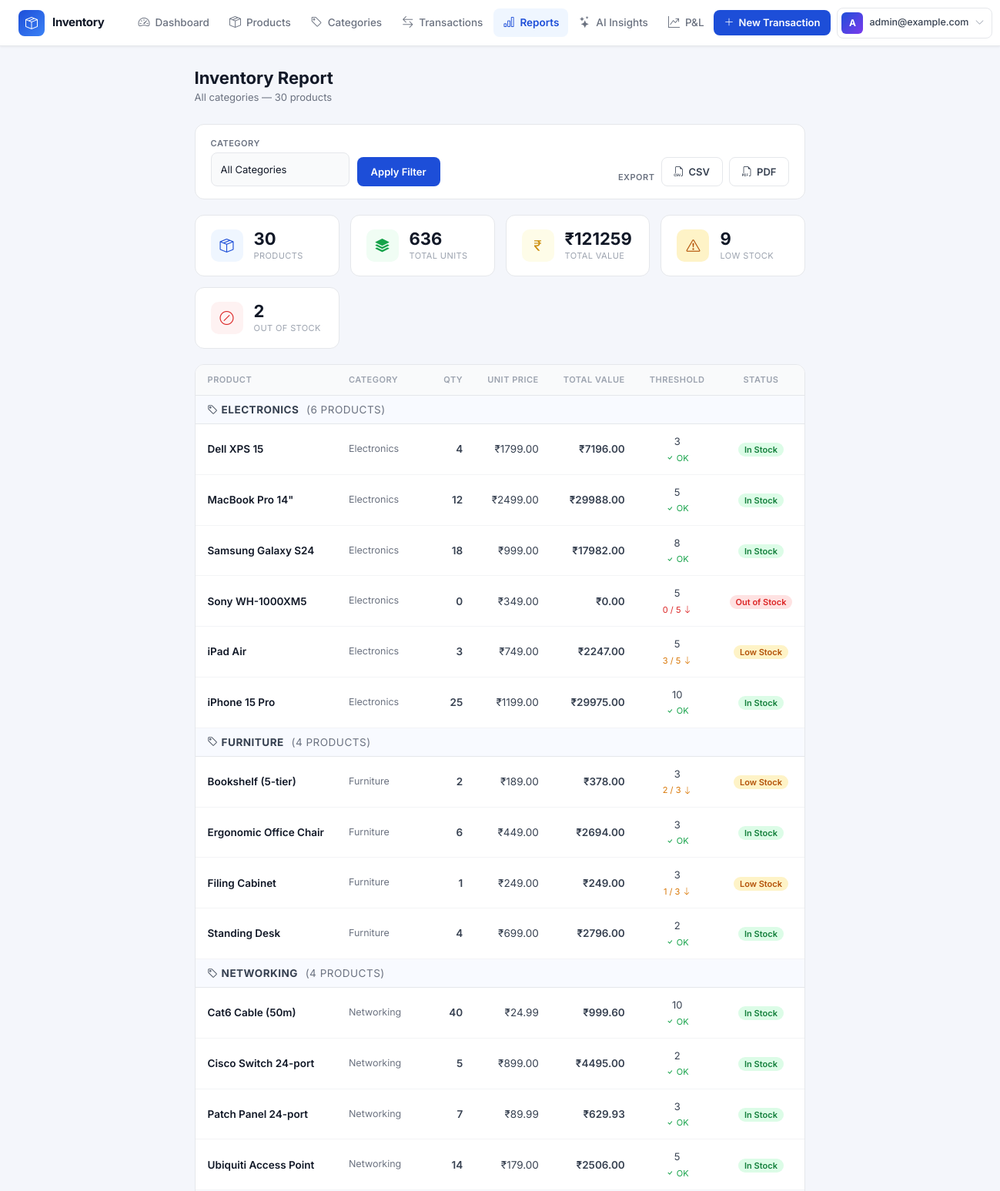
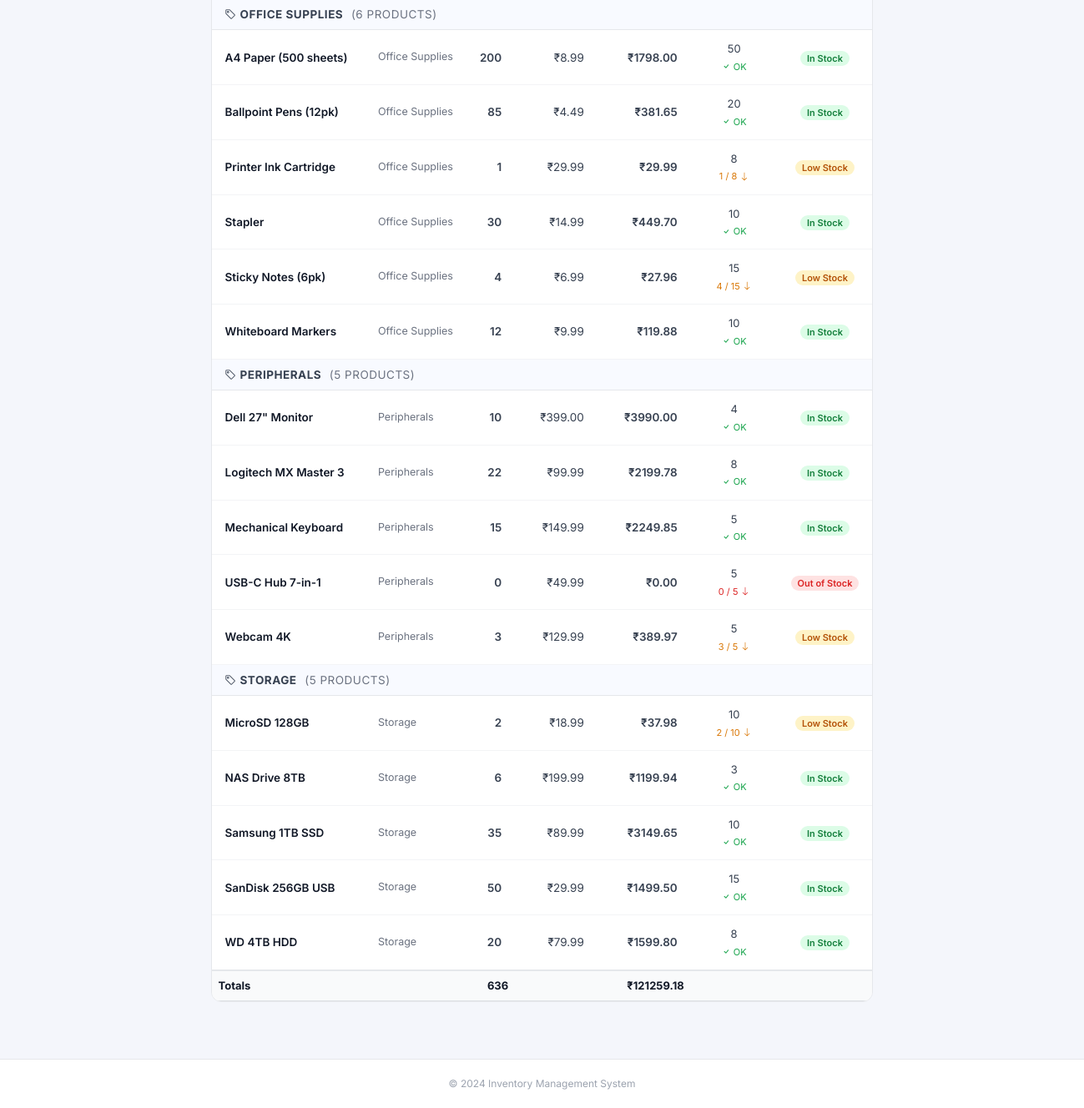
Before: /reports/ (signed in) with the older database file (2 pictures, top to bottom).
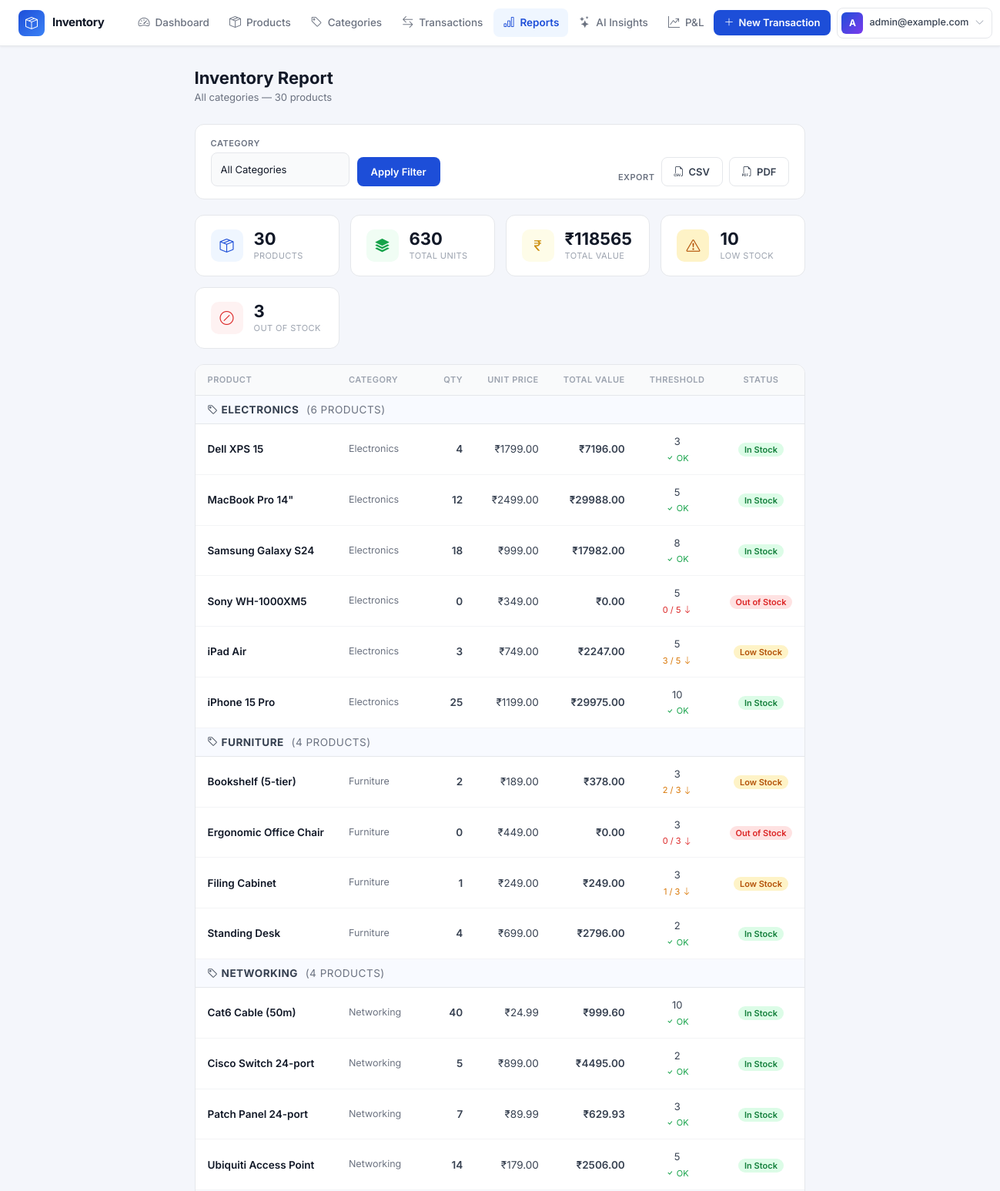
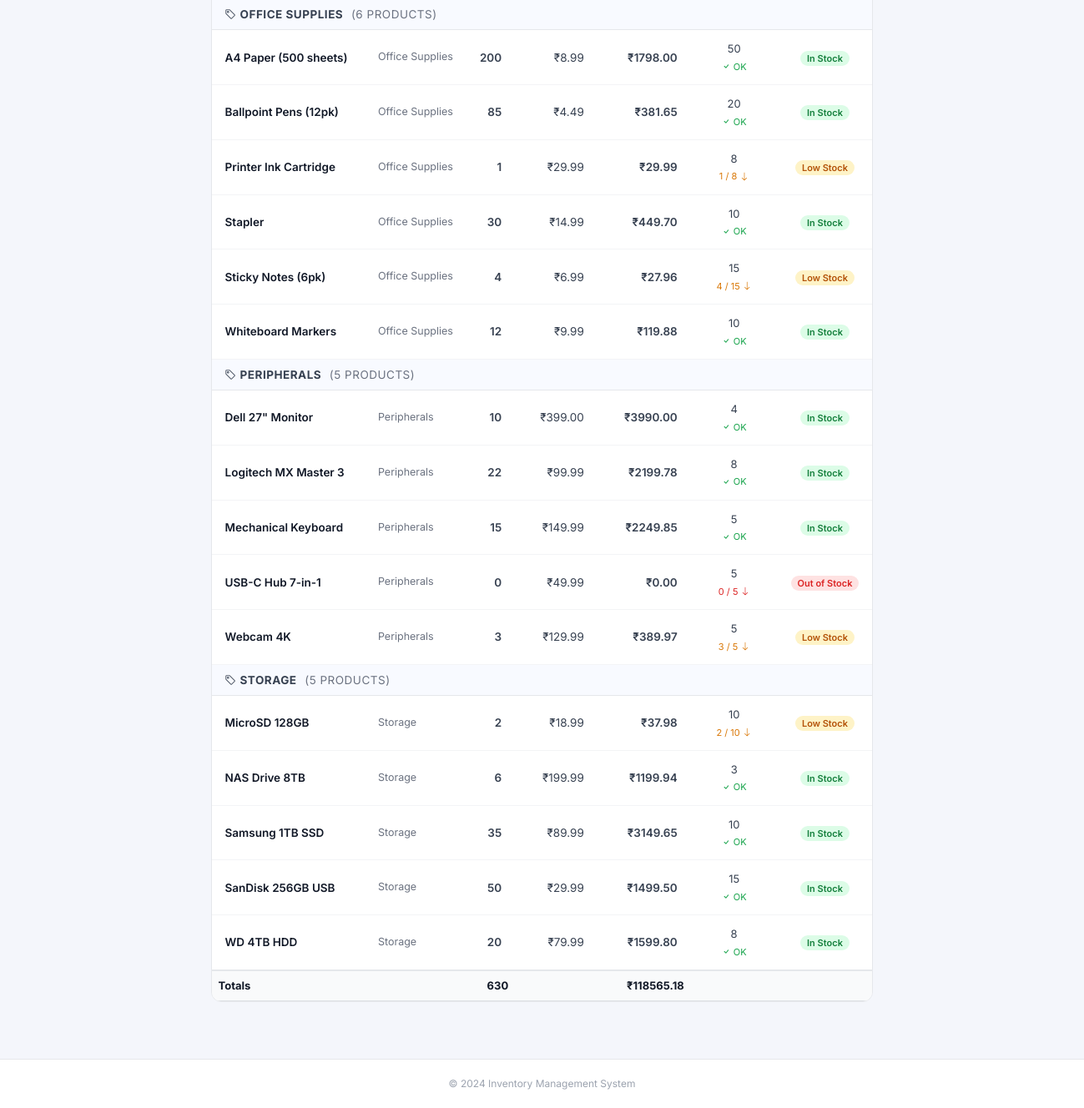
After: the same page with the newer database file (2 pictures, top to bottom).
### inventory/models.py (models this page shows, shortened)
class Product(models.Model):
    user = models.ForeignKey(
        settings.AUTH_USER_MODEL,
        on_delete=models.CASCADE,
        related_name='products',
        null=True,   # null during migration for existing rows
        blank=True,
    )
    name = models.CharField(max_length=200, db_index=True)
    quantity = models.IntegerField(
        validators=[MinValueValidator(0)],
        help_text="Current stock quantity"
    )
    price = models.DecimalField(
        max_digits=10,
        decimal_places=2,
        validators=[MinValueValidator(Decimal('0.01'))]
    )
    category = models.ForeignKey(
        Category,
        on_delete=models.PROTECT,
        related_name='products'
    )
    alert_threshold = models.IntegerField(
        validators=[MinValueValidator(0)],
        help_text="Minimum quantity before alert"
    )
    created_at = models.DateTimeField(auto_now_add=True)
    updated_at = models.DateTimeField(auto_now=True)
    class Meta:
        db_table = 'products'
        indexes = [
            models.Index(fields=['name']),
            models.Index(fields=['category']),
            models.Index(fields=['quantity']),
        ]
    @property
    def total_value(self) -> Decimal:
        return self.quantity * self.price
    @property
    def is_low_stock(self) -> bool:
        return self.quantity < self.alert_threshold
    @property
    def stock_status(self) -> str:
        if self.quantity == 0:
            return 'out-of-stock'
        elif self.is_low_stock:
            return 'low-stock'
        return 'in-stock'

class Category(models.Model):
    user = models.ForeignKey(
        settings.AUTH_USER_MODEL,
        on_delete=models.CASCADE,
        related_name='categories',
        null=True,   # null during migration for existing rows
        blank=True,
    )
    name = models.CharField(max_length=100, db_index=True)
    description = models.TextField(blank=True)
    class Meta:
        db_table = 'categories'
        verbose_name_plural = 'categories'
        unique_together = [('user', 'name')]

### inventory/views.py (the view)
# urls.py: path('reports/', views.reports, name='reports'),
@login_required
def reports(request):
    from django.db.models import Sum, Count, F, Q
    from .models import LowStockAlert
    user = request.user
    category_filter = request.GET.get('category', '').strip()
    products = Product.objects.filter(user=user).select_related('category').annotate(
        report_total_value=F('quantity') * F('price')
    )
    if category_filter:
        products = products.filter(category__name=category_filter)
    products = products.order_by('category__name', 'name')
    summary = products.aggregate(
        total_products=Count('id'),
        total_units=Sum('quantity'),
        total_value=Sum(F('quantity') * F('price')),
    )
    low_stock_count = products.filter(quantity__lt=F('alert_threshold')).count()
    out_of_stock_count = products.filter(quantity=0).count()
    categories = Category.objects.filter(user=user).order_by('name')
    context = {
        'products': products,
        'categories': categories,
        'category_filter': category_filter,
        'summary': summary,
        'low_stock_count': low_stock_count,
        'out_of_stock_count': out_of_stock_count,
    }
    return render(request, 'inventory/reports.html', context)

### templates/inventory/reports.html (shortened to what the changed rows need)
{% extends 'base.html' %}
{% block content %}
<div class="page-header">
  <div>
    <h1>Inventory Report</h1>
  </div>
</div>
<div class="summary-grid">
  <div class="summary-card">
    <div>
      <div class="summary-val">{{ summary.total_units|default:0 }}</div>
      <div class="summary-lbl">Total Units</div>
    </div>
  </div>
  <div class="summary-card">
    <div>
      <div class="summary-val">₹{{ summary.total_value|default:0|floatformat:0 }}</div>
      <div class="summary-lbl">Total Value</div>
    </div>
  </div>
  <div class="summary-card">
    <div>
      <div class="summary-val">{{ low_stock_count }}</div>
      <div class="summary-lbl">Low Stock</div>
    </div>
  </div>
  <div class="summary-card">
    <div>
      <div class="summary-val">{{ out_of_stock_count }}</div>
      <div class="summary-lbl">Out of Stock</div>
    </div>
  </div>
</div>
{% if products %}
<div class="table-card">
  <div class="table-responsive">
    <table class="table">
      <thead>
        <tr>
          <th>Product</th>
          <th>Category</th>
          <th style="text-align:right;">Qty</th>
          <th style="text-align:right;">Unit Price</th>
          <th style="text-align:right;">Total Value</th>
          <th style="text-align:center;">Threshold</th>
          <th style="text-align:center;">Status</th>
        </tr>
      </thead>
      <tbody>
        {% regroup products by category.name as cat_groups %}
        {% for group in cat_groups %}
        {% if not category_filter %}
        <tr class="cat-group-row">
          <td colspan="7">
            <i class="bi bi-tag me-1"></i>{{ group.grouper }}
            <span style="font-weight:400;color:#6b7280;margin-left:6px;">({{ group.list|length }} product{{ group.list|length|pluralize }})</span>
          </td>
        </tr>
        {% endif %}
        {% for p in group.list %}
        <tr>
          <td><span class="product-name">{{ p.name }}</span></td>
          <td style="color:#6b7280;font-size:12.5px;">{{ p.category.name }}</td>
          <td style="text-align:right;font-weight:600;">{{ p.quantity }}</td>
          <td style="text-align:right;">₹{{ p.price }}</td>
          <td style="text-align:right;font-weight:600;">₹{{ p.total_value|floatformat:2 }}</td>
          <td style="text-align:center;">
            <span style="font-size:13px;color:#374151;">{{ p.alert_threshold }}</span>
            {% if p.quantity < p.alert_threshold %}
              <br><span class="{% if p.quantity == 0 %}threshold-out{% else %}threshold-low{% endif %}" style="font-size:11px;">
                {{ p.quantity|add:0 }} / {{ p.alert_threshold }}
                <i class="bi bi-arrow-down"></i>
              </span>
            {% else %}
              <br><span class="threshold-ok" style="font-size:11px;"><i class="bi bi-check"></i> OK</span>
            {% endif %}
          </td>
          <td style="text-align:center;">
            {% if p.stock_status == 'in-stock' %}
              <span class="badge-in">In Stock</span>
            {% elif p.stock_status == 'low-stock' %}
              <span class="badge-low">Low Stock</span>
            {% else %}
              <span class="badge-out">Out of Stock</span>
            {% endif %}
          </td>
        </tr>
        {% endfor %}
        {% endfor %}
      </tbody>
      <tfoot>
        <tr class="totals-row">
          <td colspan="2">Totals</td>
          <td style="text-align:right;">{{ summary.total_units|default:0 }}</td>
          <td></td>
          <td style="text-align:right;">₹{{ summary.total_value|default:0|floatformat:2 }}</td>
          <td colspan="2"></td>
        </tr>
      </tfoot>
    </table>
  </div>
</div>
{% endif %}
{% endblock %}

Changed rows visible on the page:
changed Product "Ergonomic Office Chair": quantity "6" → "0"; total_value "2694.00" → "0.00"
Other visible differences:
{{ summary.total_units|default:0 }}: "636" → "630"
{{ summary.total_value|default:0|floatformat:0 }}: "121259" → "118565"
{{ low_stock_count }}: "9" → "10"
{{ out_of_stock_count }}: "2" → "3"
{{ summary.total_value|default:0|floatformat:2 }}: "121259.18" → "118565.18"
list line gone: "OK In Stock"
new list line: "0 / 3 Out of Stock"
